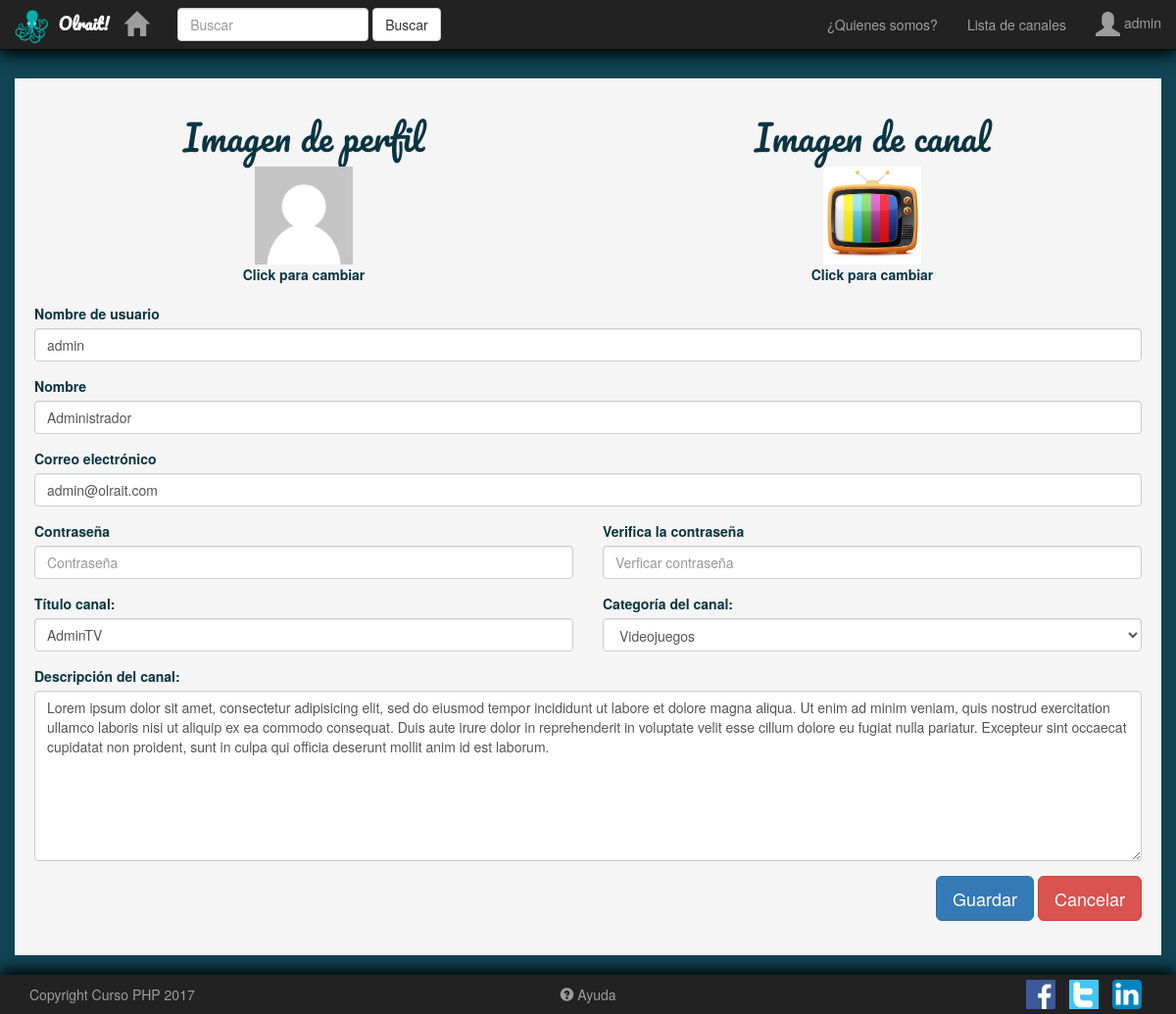
/editarusuario.php?usuario=1 (signed in), run on the app's committed database.
### tables this page shows
CREATE TABLE `usuarios` (
  `id` int(11) UNSIGNED NOT NULL,
  `nombre_usuario` text NOT NULL,
  `contrasena` text NOT NULL,
  `nombre` text NOT NULL,
  `correo` text NOT NULL,
  `descripcion` longtext,
  `grupo` int(11) NOT NULL,
  `fecha_creacion` timestamp NOT NULL DEFAULT CURRENT_TIMESTAMP,
  `titulo_canal` text NOT NULL,
  `descripcion_canal` longtext,
  `imagen_canal` text,
  `visitas` int(11) NOT NULL,
  `votos` int(11) NOT NULL,
  `id_categoria` int(11) NOT NULL,
  `emitiendo` tinyint(1) NOT NULL,
  `imagen_perfil` text,
  `token` text NOT NULL,
  `token_creado` timestamp NOT NULL DEFAULT '0000-00-00 00:00:00',
  `tipo_emision` text NOT NULL
);

CREATE TABLE `categorias` (
  `id` int(10) UNSIGNED NOT NULL,
  `nombre` text NOT NULL
);

### modelos/conexion.php (called while the page is built, shortened)
<?php
function conectarDB() {
	$servidor = "localhost";
	$usuario = "root";
	$contrasena = "";
	$baseDeDatos = "olrait";
	return mysqli_connect($servidor, $usuario, $contrasena, $baseDeDatos);
}
function hacerListado($consulta) {
	$enlace = conectarDB();
	mysqli_set_charset($enlace, 'utf8');
	$resultado = mysqli_query($enlace, $consulta);
	$listado = [];
	if ($resultado) {
		while ($fila = mysqli_fetch_array($resultado, MYSQLI_ASSOC)) {
			$listado[] = $fila;
		}
	}
	return $listado;
}
?>

### editarusuario.php (the view, shortened to what this page needs)
<?php
include_once("./modelos/conexion.php");
function obtenerImagenPerfilPorIdUsuario($id) {
  $imagenes = hacerListado("SELECT imagen_perfil FROM usuarios WHERE id='$id'");
  $fichero = "./img/usuarios/" . $id . "/" . "img_perfil/";
  if (!empty($imagenes[0]["imagen_perfil"]) && file_exists($fichero . $imagenes[0]["imagen_perfil"])) {
    return $fichero . $imagenes[0]["imagen_perfil"];
  } else {
    return "./img/usuarios/default.png";
  }
}
function obtenerImagenCanalPorIdUsuario($id) {
  $imagenes = hacerListado("SELECT imagen_canal FROM usuarios WHERE id='$id'");
  $fichero = "./img/usuarios/" . $id . "/" . "img_canal/";
  if (!empty($imagenes[0]["imagen_canal"]) && file_exists($fichero . $imagenes[0]["imagen_canal"])) {
    return $fichero . $imagenes[0]["imagen_canal"];
  } else {
    return "./img/usuarios/default_canal.jpg";
  }
}
function obtenerCategorias() {
  return hacerListado("SELECT * FROM categorias");
}
function obtenerUsuarioPorId($id) {
  $usuarios = hacerListado("SELECT * FROM usuarios WHERE id='$id'");
  return (count($usuarios) <= 0) ? false : $usuarios[0];
}
$imagenPerfil = obtenerImagenPerfilPorIdUsuario($_GET["usuario"]);
$imagenCanal = obtenerImagenCanalPorIdUsuario($_GET["usuario"]);
$usuario = obtenerUsuarioPorId($_GET["usuario"]);
$categorias = obtenerCategorias();
?>
<div class="container contenido-main">
  <div class="row">
    <form enctype="multipart/form-data" method="POST" style="background-color: #f5f5f5; color: rgb(10,52,66); padding: 20px;">
      <div class="form-group">
        <div class="row">
          <div class="form-group col-md-6 text-center">
            <h1>Imagen de perfil</h1>
            <label for="input-img-editar-usuario">
              <div><img src="<?=$imagenPerfil?>" id="img-editar-usuario"></div>
              <div>Click para cambiar</div>
            </label>
          </div>
          <div class="form-group col-md-6 text-center">
            <h1>Imagen de canal</h1>
            <label for="input-img-canal-editar-usuario">
              <div><img src="<?=$imagenCanal?>" id="img-canal-editar-usuario"></div>
              <div>Click para cambiar</div>
            </label>
          </div>
        </div>
        <div class="form-group">
          <label for="nombre_usuario">Nombre de usuario</label>
          <input type="text" name="nombre_usuario" class="form-control" id="nombre_usuario" placeholder="Nombre de usuario" value="<?=$usuario["nombre_usuario"]?>">
        </div>
        <div class="form-group">
          <label for="nombre-registro">Nombre</label>
          <input type="text" name="nombre" class="form-control" id="nombre-registro" placeholder="Nombre" value="<?=$usuario["nombre"]?>">
        </div>
        <div class="form-group">
          <label for="correo">Correo electrónico</label>
          <input type="email" name="correo" class="form-control" id="correo-registro" placeholder="Correo electrónico" value="<?=$usuario["correo"]?>">
        </div>
        <div class="row">
          <div class="form-group col-md-6">
            <label for="contrasena">Contraseña</label>
            <input type="password" name="contrasena" class="form-control" id="contrasena-registro" placeholder="Contraseña">
          </div>
          <div class="form-group col-md-6">
            <label for="verifica_contrasena-registro">Verifica la contraseña</label>
            <input type="password" name="verificar_contrasena" class="form-control" id="verifica-contrasena-registro" placeholder="Verficar contraseña">
          </div>
        </div>
        <div class="row">
          <div class="col-md-6 form-group">
            <label for="titulo-canal">Título canal:</label>
            <input type="text" name="titulo_canal" value="<?= $usuario["titulo_canal"] ?>" class="form-control">
          </div>
          <div class="col-md-6 form-group">
            <label for="categoria-canal">Categoría del canal:</label>
            <select class="form-control" name="id_categoria">
              <?php foreach ($categorias as $categoria): ?>
                <option value="<?= $categoria["id"] ?>" <?= ($categoria["id"] == $usuario["id_categoria"]) ? "selected='selected'" : ""?>><?= $categoria["nombre"] ?></option>
              <?php endforeach; ?>
            </select>
          </div>
        </div>
        <div class="form-group">
          <label for="descripcion-canal">Descripción del canal:</label>
          <textarea name="descripcion_canal" rows="8" class="form-control"><?= $usuario["descripcion_canal"] ?></textarea>
        </div>
        <div class="pull-right">
          <button type="submit" class="btn btn-primary btn-lg" id="registro-btn">Guardar</button>
          <a href="verperfil.php?usuario=<?= $usuario["id"] ?>" class="btn btn-danger btn-lg">Cancelar</a>
        </div>
        <div class="clearfix"></div>
      </form>
    </div>
  </div>
</div>
<?php
include_once("./master.php");
?>

### css/styles.css (style rules this page uses)
body { padding-top: 80px; padding-bottom: 60px; background-color: #3f4245; color: #e8e8e8; background-color: rgb(16,68,85); max-width: 100%; overflow-x: hidden; }
h1, h2, h3, h4, h5, h6 { font-family: 'Olrait'; }

### editarusuario.php (style rules this page uses)
#img-editar-usuario, #img-canal-editar-usuario { width: 100px; height: 100px; }

### data on the page
usuarios: nombre_usuario "admin", nombre "Administrador", correo "admin@olrait.com", titulo_canal "AdminTV", id_categoria "Videojuegos", descripcion_canal "Lorem ipsum dolor sit amet, consectetur adipisicing elit, sed do eiusmod tempor incididunt ut labore et dolore magna aliqua. Ut enim ad minim veniam, quis nostrud exercitation ullamco laboris nisi ut aliquip ex ea commodo consequat. Duis aute irure dolor in reprehenderit in voluptate velit esse cillum dolore eu fugiat nulla pariatur. Excepteur sint occaecat cupidatat non proident, sunt in culpa qui officia deserunt mollit anim id est laborum."

### other printed values
$_SESSION["usuario"]["nombre_usuario"] "admin"
